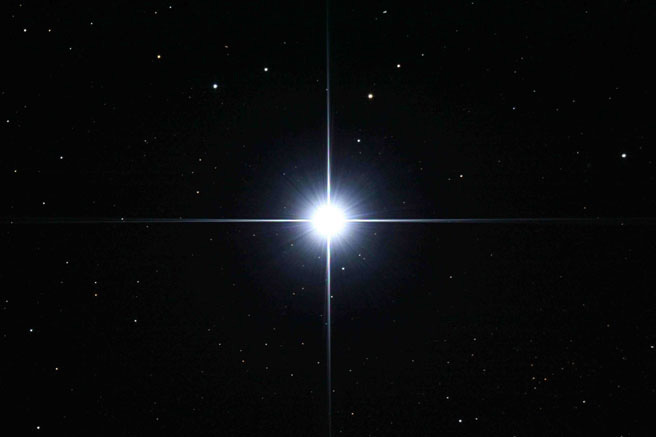
%> input picture Imagenes/estrellas.jpg, 656 x 437 px
$ octave clase_15_dilatacion.m   (GNU Octave 9; MATLAB toolbox functions it lacks are replaced by stand-ins)
%> lines starting %> are read from the running program, lines starting %| are printed output that depends on the picture; in (x1, y1, x2, y2) boxes, pixels count from 0 and x2, y2 are one past the last pixel; in counts of white or black regions, pixels touching at a corner belong together; the program's own positions count from 1
clear all
close all
clc

img = imread('estrellas.jpg');
%> img is the input picture: size 437x656x3 uint8; mean R, G, B 9.4, 10.5, 11.9
img_gris = rgb2gray(img);

%Binarizaci髇
umbral = 0.4;
img_bn = im2bw(img_gris, umbral);
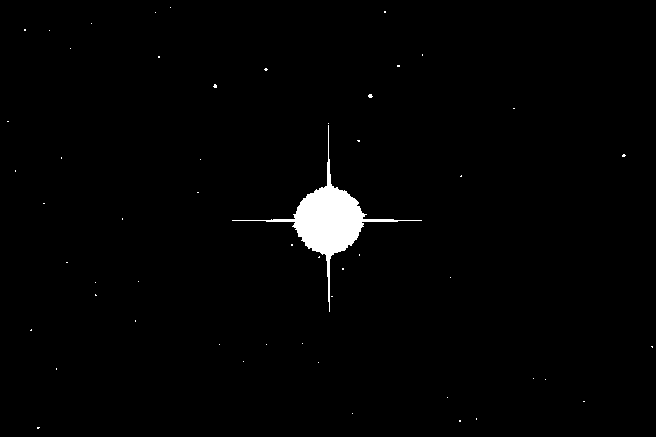
%> img_bn: size 437x656 logical; 1.5% white; 53 white regions (52 under 20 px), largest, box (x1, y1, x2, y2) and area: (232, 125, 422, 312) 4093

figure(1)
imshow(img_gris)
figure(2)
imshow(img_bn)


%% Dilataci髇

%ES = [1 1]; %elemento estructurante

ES = ones(10);     %Crea una matriz de ones de nxn (elemento estructurante

img_bn_dil = imdilate(img_bn, ES); %dilataci髇
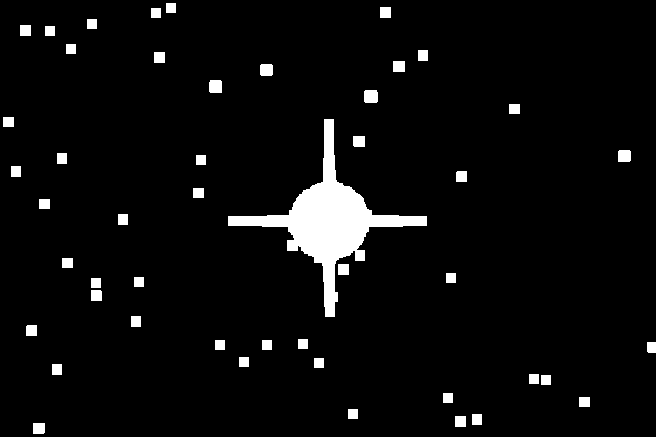
%> img_bn_dil: size 437x656 logical; 4.6% white; 48 white regions, largest, box (x1, y1, x2, y2) and area: (228, 119, 427, 317) 7915, (364, 90, 378, 103) 177, (209, 80, 222, 93) 165

figure(3)
imshow(img_bn_dil)

$ run again, with Imagenes/bad_image.jpg copied over Imagenes/estrellas.jpg
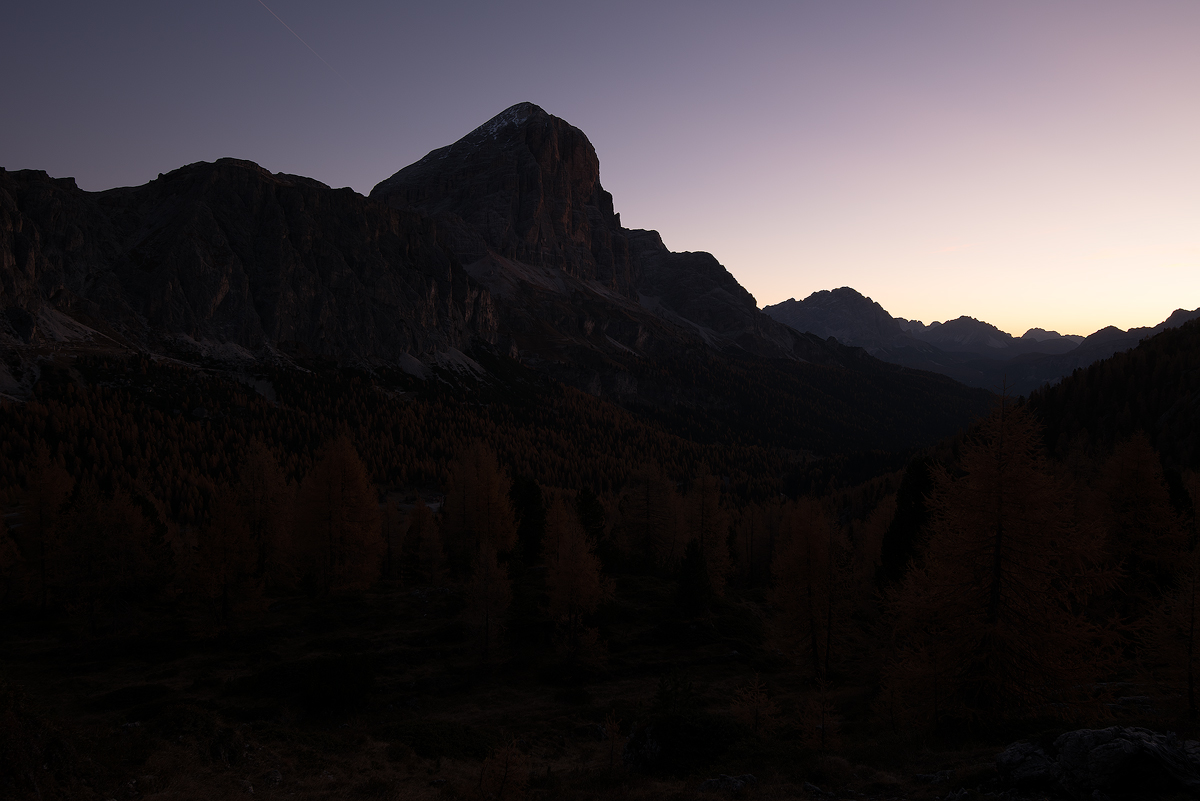
%> input picture Imagenes/bad_image.jpg, 1200 x 801 px
%> img is the input picture: size 801x1200x3 uint8; mean R, G, B 52.7, 47.8, 50.7
%> `img_bn = im2bw(img_gris, umbral);`:
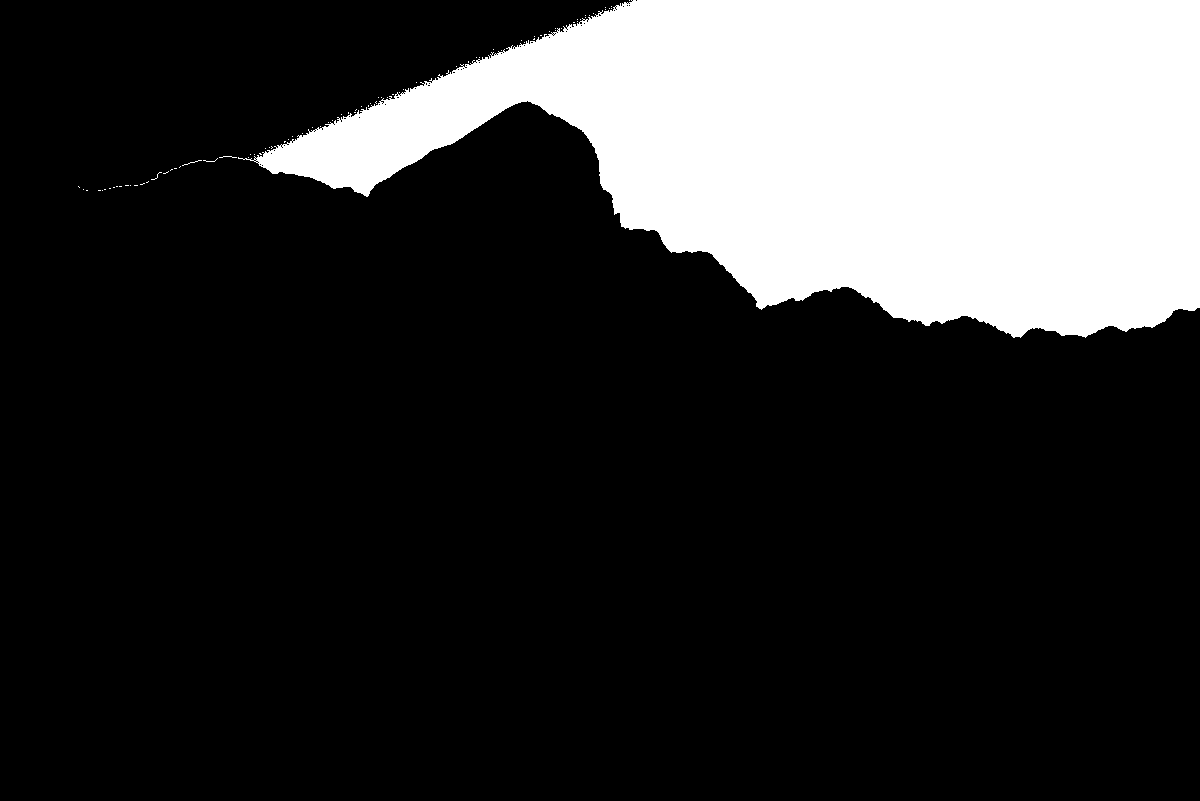
%> img_bn: size 801x1200 logical; 21.1% white; 83 white regions (81 under 20 px), largest, box (x1, y1, x2, y2) and area: (238, 0, 1200, 338) 202339, (182, 160, 202, 166) 20
%> `img_bn_dil = imdilate(img_bn, ES);`:
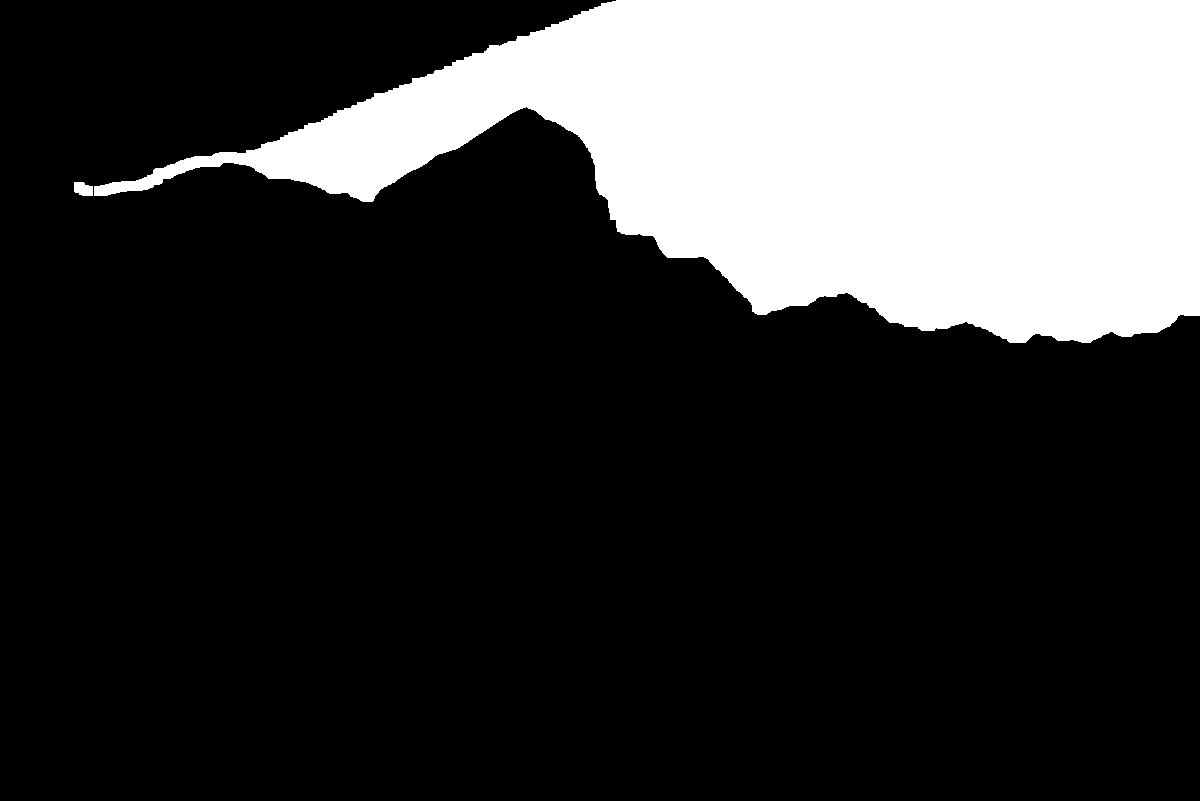
%> img_bn_dil: size 801x1200 logical; 22.3% white; 2 white regions, box (x1, y1, x2, y2) and area: (94, 0, 1200, 343) 214437, (74, 182, 93, 196) 218
